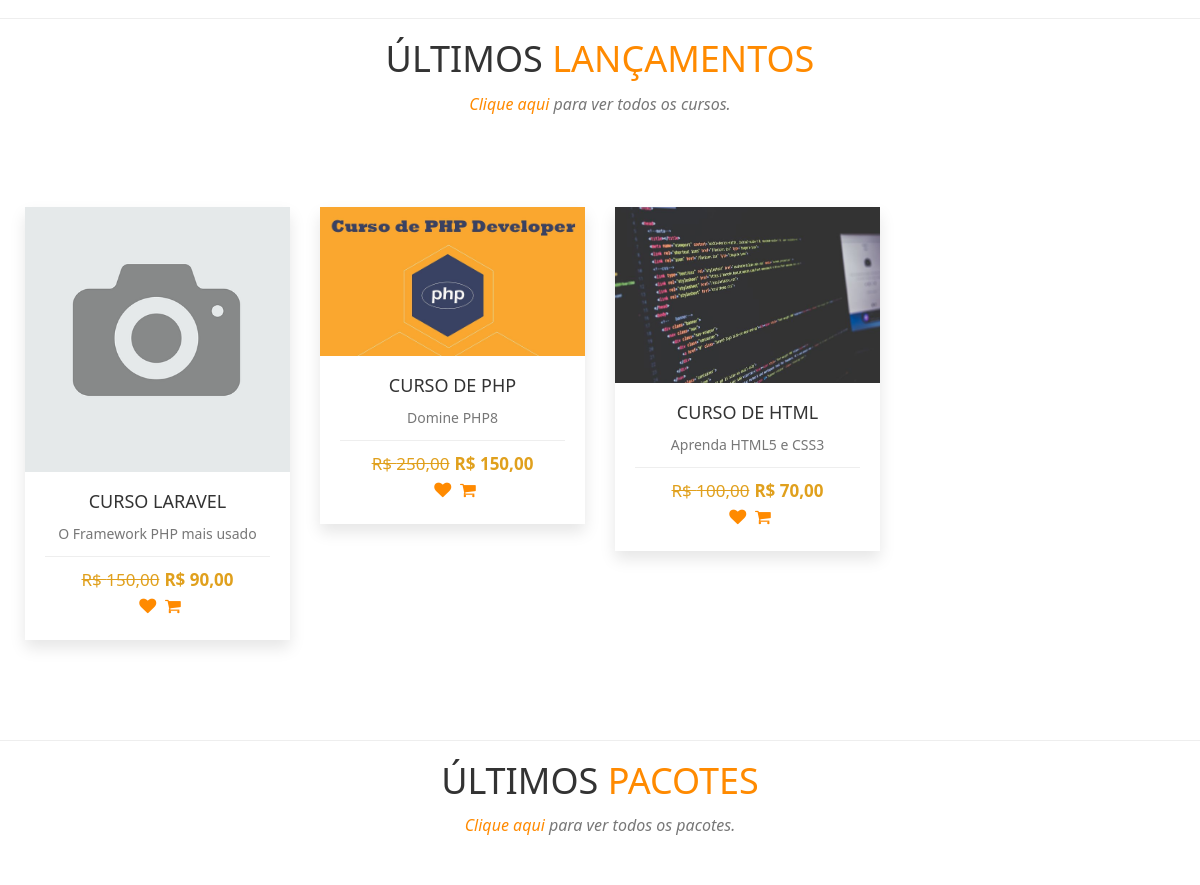
Before: / (middle part) with the older database file.
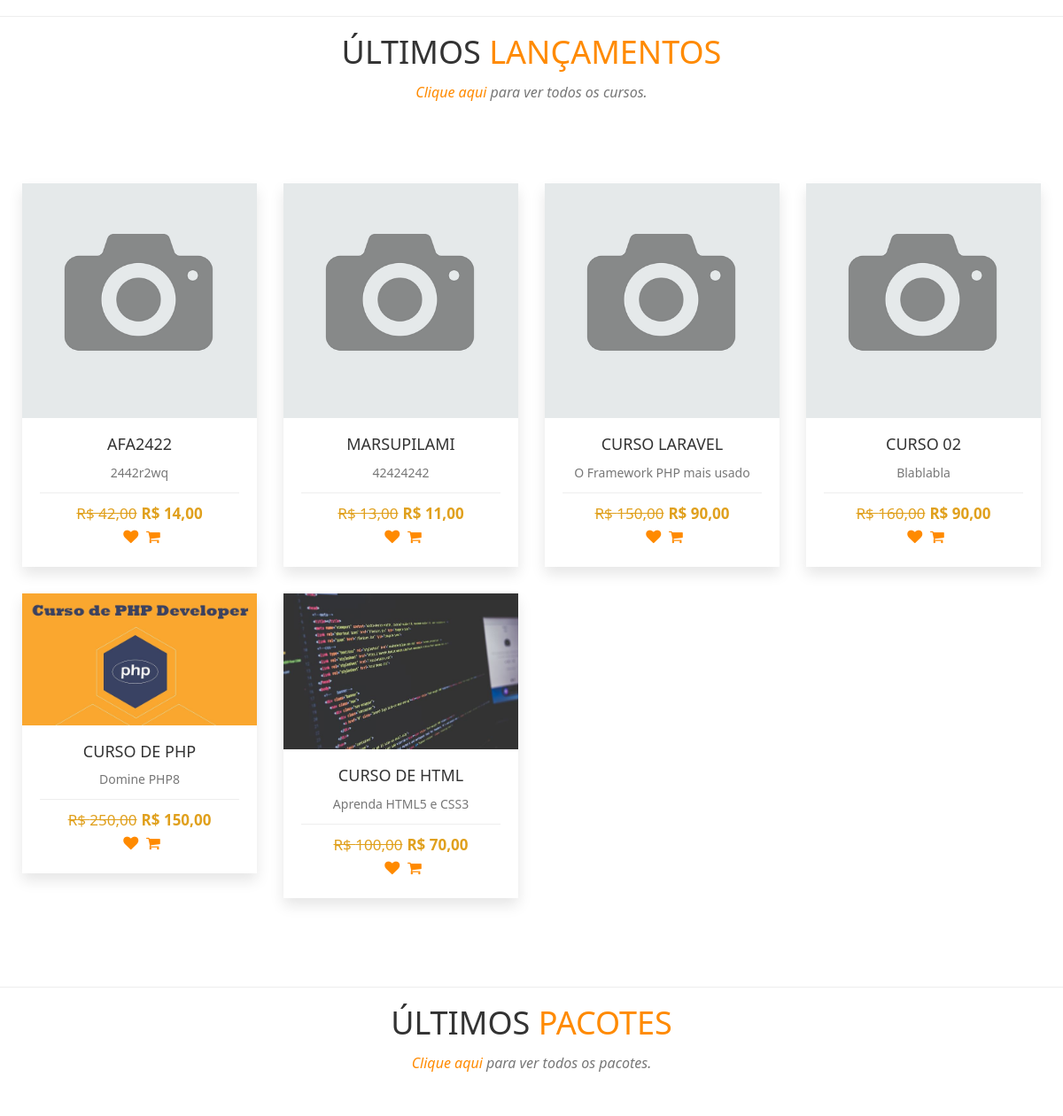
After: the same page with the newer database file.
### tables this page shows
CREATE TABLE `cursos` (
  `id` int(11) NOT NULL,
  `nome` varchar(50) NOT NULL,
  `desc_rapida` varchar(60) NOT NULL,
  `desc_longa` text NOT NULL,
  `valor` decimal(8,2) NOT NULL,
  `professor` int(11) NOT NULL,
  `categoria` int(11) NOT NULL,
  `imagem` varchar(100) NOT NULL,
  `status` varchar(20) NOT NULL,
  `carga` int(11) NOT NULL,
  `mensagem` varchar(255) NOT NULL,
  `arquivo` varchar(150) NOT NULL,
  `ano` int(11) NOT NULL,
  `palavras` varchar(255) NOT NULL,
  `grupo` int(11) NOT NULL,
  `nome_url` varchar(150) NOT NULL,
  `pacote` varchar(100) NOT NULL,
  `sistema` varchar(5) NOT NULL,
  `link` varchar(150) NOT NULL,
  `tecnologias` varchar(150) NOT NULL,
  `promocao` decimal(8,2) NOT NULL,
  `matriculas` int(11) NOT NULL
);

### index.php (the view, shortened to what this page needs)
<?php
require_once('cabecalho.php');
?>
<hr>
<?php
$query = $pdo->query("SELECT * FROM cursos WHERE status = 'Aprovado' AND sistema = 'Não' ORDER BY id desc limit 7");
$res = $query->fetchAll(PDO::FETCH_ASSOC);
$total_reg = @count($res);
if ($total_reg > 0) {
?>
<div class="section-heading text-center">
            <div class="col-md-12 col-xs-12">
                <h1>Últimos <span>Lançamentos</span></h1>
                <p class="subheading"><a href="cursos"><span>Clique aqui</span> </a> para ver todos os cursos. </p>
            </div>
        </div>
    <section id="portfolio">
        <div class="row" style="margin-left:10px; margin-right:10px; margin-top:-10px;">
            <?php
            for ($i = 0; $i < $total_reg; $i++) {
                $nome = $res[$i]['nome'];
                $desc_rapida = $res[$i]['desc_rapida'];
                $valor = $res[$i]['valor'];
                $promocao = $res[$i]['promocao'];
                $foto = $res[$i]['imagem'];
                $url = $res[$i]['nome_url'];
                $valorF = number_format($valor, 2, ',', '.',);
                $promocaoF = number_format($promocao, 2, ',', '.',);
            ?>
                <div class="col-xs-12 col-sm-6 col-md-3 col-lg-3 portfolio-item">
                    <div class="portfolio-one">
                        <div class="portfolio-head">
                            <div class="portfolio-img"><img alt="" src="sistema/painel-admin/img/cursos/<?php echo $foto ?>"></div>
                        </div>
                        <div class="portfolio-content" align="center">
                            <a href="curso-de-<?php echo $url ?>" title="Detalhes do Curso">
                                <h5 class="title"><?php echo $nome ?></h5>
                                <p style="margin-top:0px;"><?php echo $desc_rapida ?></p>
                            </a>
                            <div class="product-bottom-details">
                                <?php
                                if ($promocao > 0) {
                                ?>
                                    <div class="product-price"><small>R$ <?php echo $valorF ?></small>R$ <?php echo $promocaoF ?></div>
                                <?php } else { ?>
                                    <div class="product-price">R$ <?php echo $valorF ?></div>
                                <?php } ?>
                                <div class="product-links">
                                    <a href=""><i class="fa fa-heart"></i></a>
                                    <a href=""><i class="fa fa-shopping-cart"></i></a>
                                </div>
                            </div>
                        </div>
                    </div>
                </div>
            <?php
            }
            ?>
        </div>
    </section>
<?php
}
?>
<hr>
<?php
$query = $pdo->query("SELECT * FROM pacotes ORDER BY id desc limit 4");
$res = $query->fetchAll(PDO::FETCH_ASSOC);
$total_reg = @count($res);
if ($total_reg > 0) {
?>
<div class="section-heading text-center">
            <div class="col-md-12 col-xs-12">
                <h1>Últimos <span>Pacotes</span></h1>
                <p class="subheading"><a href="pacotes"><span>Clique aqui</span> </a> para ver todos os pacotes. </p>
            </div>
        </div>
<?php
}
?>
<?php
require_once('rodape.php');
?>

Changed rows visible on the page:
added cursos: imagem (picture), nome "AFA2422", desc_rapida "2442r2wq", valor "42,00", promocao "14,00"
added cursos: imagem (picture), nome "MARSUPILAMI", desc_rapida "42424242", valor "13,00", promocao "11,00"
now on this page (row edited): cursos: imagem (picture), nome "CURSO 02", desc_rapida "Blablabla", valor "160,00", promocao "90,00"
